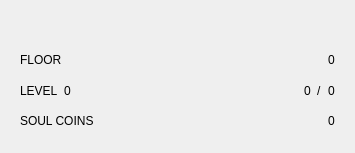
               <widget class="QWidget" name="lieselInfo" native="true">
                <property name="minimumSize">
                 <size>
                  <width>355</width>
                  <height>153</height>
                 </size>
                </property>
                <property name="maximumSize">
                 <size>
                  <width>355</width>
                  <height>153</height>
                 </size>
                </property>
                <property name="styleSheet">
                 <string notr="true">#lieselInfo {
            background-image: url(:/imgs/src/assets/ui-components/LieselInfo.png) no-repeat;
            background-repeat: none;
            background-position: top left;
            background-attachment: fixed;
        }

        </string>
                </property>
                <layout class="QVBoxLayout" name="verticalLayout">
                 <property name="topMargin">
                  <number>9</number>
                 </property>
                 <item>
                  <widget class="QWidget" name="verticalWidget" native="true">
                   <property name="maximumSize">
                    <size>
                     <width>343</width>
                     <height>458</height>
                    </size>
                   </property>
                   <layout class="QVBoxLayout" name="verticalLayout_6" stretch="0,20,20,20">
                    <item>
                     <spacer name="lieselDivSpacer">
                      <property name="orientation">
                       <enum>Qt::Vertical</enum>
                      </property>
                      <property name="sizeHint" stdset="0">
                       <size>
                        <width>20</width>
                        <height>30</height>
                       </size>
                      </property>
                     </spacer>
                    </item>
                    <item>
                     <layout class="QHBoxLayout" name="lieselFloorDiv">
                      <item>
                       <widget class="QLabel" name="lieselFloorTitle">
                        <property name="text">
                         <string>FLOOR</string>
                        </property>
                       </widget>
                      </item>
                      <item>
                       <spacer name="horizontalSpacer">
                        <property name="orientation">
                         <enum>Qt::Horizontal</enum>
                        </property>
                        <property name="sizeHint" stdset="0">
                         <size>
                          <width>40</width>
                          <height>20</height>
                         </size>
                        </property>
                       </spacer>
                      </item>
                      <item>
                       <widget class="QLabel" name="lieselFloorValue">
                        <property name="text">
                         <string>0</string>
                        </property>
                       </widget>
                      </item>
                     </layout>
                    </item>
                    <item>
                     <layout class="QHBoxLayout" name="lieselLevelDiv">
                      <item>
                       <widget class="QLabel" name="lieselLevelLabel">
                        <property name="text">
                         <string>LEVEL</string>
                        </property>
                       </widget>
                      </item>
                      <item>
                       <widget class="QLabel" name="lieselCurrentLevelValue">
                        <property name="text">
                         <string>0</string>
                        </property>
                       </widget>
                      </item>
                      <item>
                       <spacer name="lieselLevelSpacer">
                        <property name="orientation">
                         <enum>Qt::Horizontal</enum>
                        </property>
                        <property name="sizeHint" stdset="0">
                         <size>
                          <width>40</width>
                          <height>20</height>
                         </size>
                        </property>
                       </spacer>
                      </item>
                      <item>
                       <widget class="QLabel" name="lieselCurrentLevelExp">
                        <property name="text">
                         <string>0</string>
                        </property>
                       </widget>
                      </item>
                      <item>
                       <widget class="QLabel" name="lieselLevelSlash">
                        <property name="text">
                         <string>/</string>
                        </property>
                       </widget>
                      </item>
                      <item>
                       <widget class="QLabel" name="lieselLevelMax">
                        <property name="text">
                         <string>0</string>
                        </property>
                       </widget>
                      </item>
                     </layout>
                    </item>
                    <item>
                     <layout class="QHBoxLayout" name="lieselSoulCoinsDiv">
                      <item>
                       <widget class="QLabel" name="lieselSoulCoinsLabel">
                        <property name="text">
                         <string>SOUL COINS</string>
                        </property>
                       </widget>
                      </item>
                      <item>
                       <spacer name="lieselSoulCoinsSpacer">
                        <property name="orientation">
                         <enum>Qt::Horizontal</enum>
                        </property>
                        <property name="sizeHint" stdset="0">
                         <size>
                          <width>40</width>
                          <height>20</height>
                         </size>
                        </property>
                       </spacer>
                      </item>
                      <item>
                       <widget class="QLabel" name="lieselSoulCoinsValue">
                        <property name="text">
                         <string>0</string>
                        </property>
                       </widget>
                      </item>
                     </layout>
                    </item>
                   </layout>
                  </widget>
                 </item>
                </layout>
               </widget>
